Frame 1 (no input): blank canvas, image omitted
Frame 60 (no input): blank canvas, image omitted
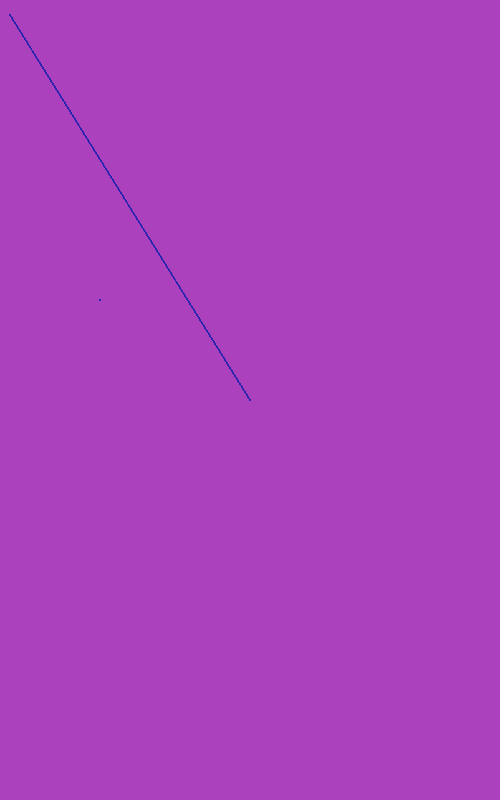
Frame 120 (the mouse pressed at the canvas centre since frame 60)

The p5.js sketch whose frames 1 and 60 were blank and that drew this single picture after the mouse press (run headless with seeded random() and noise() and a simulated clock; from frame 60 on, the mouse is pressed at the canvas centre):

// p5.js sketch
// ── sketch.js
function setup() {
createCanvas(500, 800);
  background("rgb(172,65,189)");
  }
function draw() { 
  stroke("#2D24AF");
  fill(0);
if (mouseIsPressed) {
  triangle(100,300,200);
    triangle(mouseX, mouseY, 10, 15);
  }
  
}
